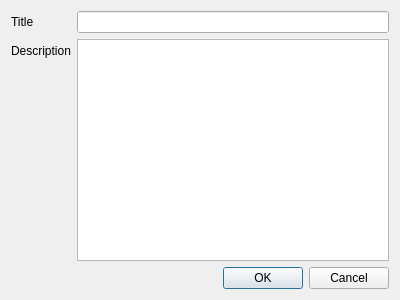
<?xml version="1.0" encoding="UTF-8"?>
<ui version="4.0">
 <class>MediaTitleDialog</class>
 <widget class="QDialog" name="MediaTitleDialog">
  <property name="geometry">
   <rect>
    <x>0</x>
    <y>0</y>
    <width>400</width>
    <height>300</height>
   </rect>
  </property>
  <property name="windowTitle">
   <string>Media Title</string>
  </property>
  <layout class="QVBoxLayout" name="verticalLayout">
   <item>
    <layout class="QFormLayout" name="formLayout">
     <item row="0" column="0">
      <widget class="QLabel" name="label">
       <property name="text">
        <string>Title</string>
       </property>
      </widget>
     </item>
     <item row="0" column="1">
      <widget class="QLineEdit" name="titleEdit"/>
     </item>
     <item row="1" column="0">
      <widget class="QLabel" name="label_2">
       <property name="text">
        <string>Description</string>
       </property>
      </widget>
     </item>
     <item row="1" column="1">
      <widget class="QPlainTextEdit" name="descEdit"/>
     </item>
    </layout>
   </item>
   <item>
    <widget class="QDialogButtonBox" name="buttonBox">
     <property name="orientation">
      <enum>Qt::Horizontal</enum>
     </property>
     <property name="standardButtons">
      <set>QDialogButtonBox::Cancel|QDialogButtonBox::Ok</set>
     </property>
    </widget>
   </item>
  </layout>
 </widget>
 <resources/>
 <connections>
  <connection>
   <sender>buttonBox</sender>
   <signal>accepted()</signal>
   <receiver>MediaTitleDialog</receiver>
   <slot>accept()</slot>
   <hints>
    <hint type="sourcelabel">
     <x>248</x>
     <y>254</y>
    </hint>
    <hint type="destinationlabel">
     <x>157</x>
     <y>274</y>
    </hint>
   </hints>
  </connection>
  <connection>
   <sender>buttonBox</sender>
   <signal>rejected()</signal>
   <receiver>MediaTitleDialog</receiver>
   <slot>reject()</slot>
   <hints>
    <hint type="sourcelabel">
     <x>316</x>
     <y>260</y>
    </hint>
    <hint type="destinationlabel">
     <x>286</x>
     <y>274</y>
    </hint>
   </hints>
  </connection>
 </connections>
</ui>
